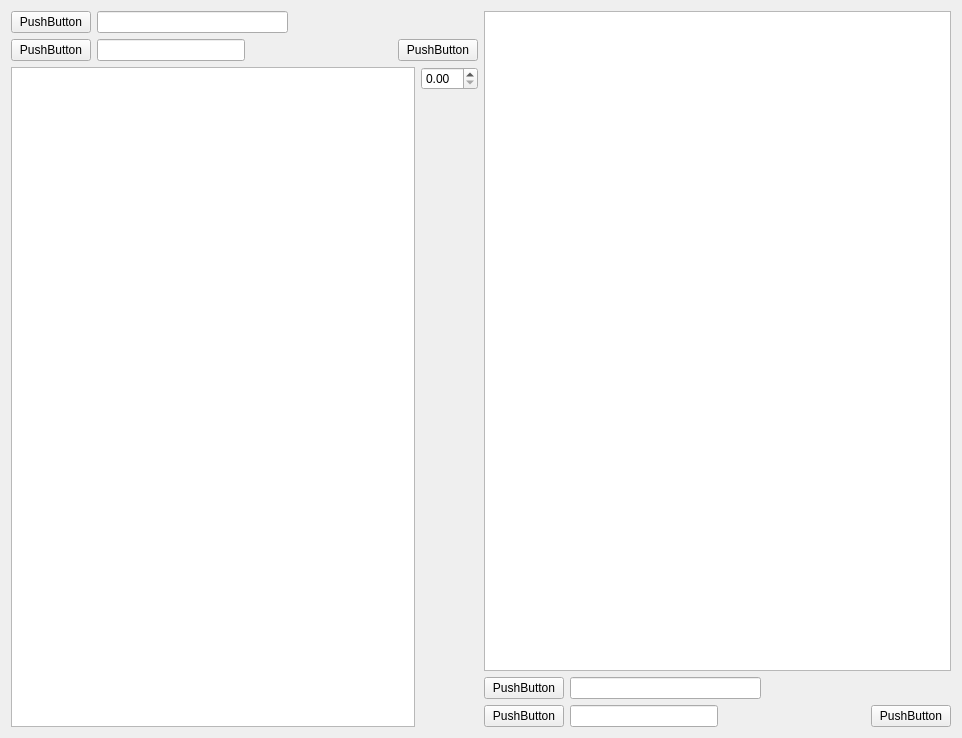
<?xml version="1.0" encoding="UTF-8"?>
<ui version="4.0">
 <class>forceExtensionChart</class>
 <widget class="QWidget" name="forceExtensionChart">
  <property name="geometry">
   <rect>
    <x>0</x>
    <y>0</y>
    <width>962</width>
    <height>738</height>
   </rect>
  </property>
  <property name="windowTitle">
   <string>Form</string>
  </property>
  <layout class="QHBoxLayout" name="horizontalLayout_6">
   <item>
    <layout class="QVBoxLayout" name="verticalLayout_2">
     <item>
      <layout class="QHBoxLayout" name="horizontalLayout">
       <item>
        <widget class="QPushButton" name="pushButton_4">
         <property name="text">
          <string>PushButton</string>
         </property>
        </widget>
       </item>
       <item>
        <widget class="QLineEdit" name="lineEdit_2"/>
       </item>
       <item>
        <spacer name="horizontalSpacer_2">
         <property name="orientation">
          <enum>Qt::Horizontal</enum>
         </property>
         <property name="sizeHint" stdset="0">
          <size>
           <width>40</width>
           <height>20</height>
          </size>
         </property>
        </spacer>
       </item>
      </layout>
     </item>
     <item>
      <layout class="QHBoxLayout" name="horizontalLayout_2">
       <item>
        <widget class="QPushButton" name="pushButton_2">
         <property name="text">
          <string>PushButton</string>
         </property>
        </widget>
       </item>
       <item>
        <widget class="QLineEdit" name="lineEdit"/>
       </item>
       <item>
        <spacer name="horizontalSpacer">
         <property name="orientation">
          <enum>Qt::Horizontal</enum>
         </property>
         <property name="sizeHint" stdset="0">
          <size>
           <width>40</width>
           <height>20</height>
          </size>
         </property>
        </spacer>
       </item>
       <item>
        <widget class="QPushButton" name="pushButton">
         <property name="text">
          <string>PushButton</string>
         </property>
        </widget>
       </item>
      </layout>
     </item>
     <item>
      <layout class="QHBoxLayout" name="horizontalLayout_3">
       <item>
        <widget class="QListWidget" name="listWidget"/>
       </item>
       <item>
        <layout class="QVBoxLayout" name="verticalLayout">
         <item>
          <widget class="QDoubleSpinBox" name="doubleSpinBox"/>
         </item>
         <item>
          <spacer name="verticalSpacer">
           <property name="orientation">
            <enum>Qt::Vertical</enum>
           </property>
           <property name="sizeHint" stdset="0">
            <size>
             <width>20</width>
             <height>40</height>
            </size>
           </property>
          </spacer>
         </item>
        </layout>
       </item>
      </layout>
     </item>
    </layout>
   </item>
   <item>
    <layout class="QVBoxLayout" name="verticalLayout_3">
     <item>
      <widget class="QGraphicsView" name="graphicsView"/>
     </item>
     <item>
      <layout class="QHBoxLayout" name="horizontalLayout_4">
       <item>
        <widget class="QPushButton" name="pushButton_5">
         <property name="text">
          <string>PushButton</string>
         </property>
        </widget>
       </item>
       <item>
        <widget class="QLineEdit" name="lineEdit_3"/>
       </item>
       <item>
        <spacer name="horizontalSpacer_3">
         <property name="orientation">
          <enum>Qt::Horizontal</enum>
         </property>
         <property name="sizeHint" stdset="0">
          <size>
           <width>40</width>
           <height>20</height>
          </size>
         </property>
        </spacer>
       </item>
      </layout>
     </item>
     <item>
      <layout class="QHBoxLayout" name="horizontalLayout_5">
       <item>
        <widget class="QPushButton" name="pushButton_3">
         <property name="text">
          <string>PushButton</string>
         </property>
        </widget>
       </item>
       <item>
        <widget class="QLineEdit" name="lineEdit_4"/>
       </item>
       <item>
        <spacer name="horizontalSpacer_4">
         <property name="orientation">
          <enum>Qt::Horizontal</enum>
         </property>
         <property name="sizeHint" stdset="0">
          <size>
           <width>40</width>
           <height>20</height>
          </size>
         </property>
        </spacer>
       </item>
       <item>
        <widget class="QPushButton" name="pushButton_6">
         <property name="text">
          <string>PushButton</string>
         </property>
        </widget>
       </item>
      </layout>
     </item>
    </layout>
   </item>
  </layout>
 </widget>
 <resources/>
 <connections/>
</ui>
